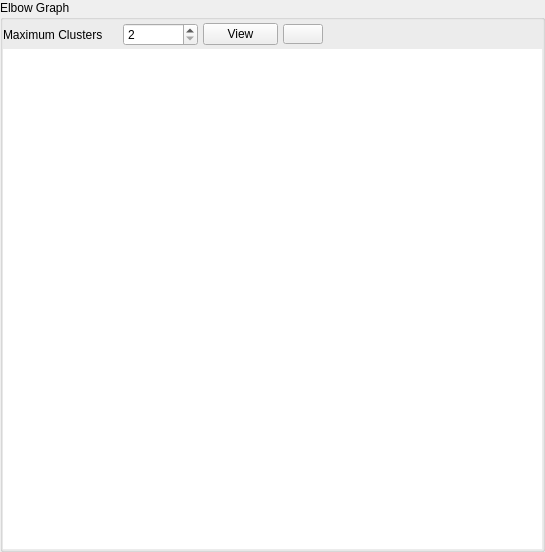
<?xml version="1.0" encoding="UTF-8"?>
<ui version="4.0">
 <class>Form</class>
 <widget class="QWidget" name="Form">
  <property name="geometry">
   <rect>
    <x>0</x>
    <y>0</y>
    <width>545</width>
    <height>543</height>
   </rect>
  </property>
  <property name="windowTitle">
   <string>Form</string>
  </property>
  <layout class="QVBoxLayout" name="verticalLayout">
   <property name="leftMargin">
    <number>0</number>
   </property>
   <property name="topMargin">
    <number>0</number>
   </property>
   <property name="rightMargin">
    <number>0</number>
   </property>
   <property name="bottomMargin">
    <number>0</number>
   </property>
   <item>
    <widget class="QgsCollapsibleGroupBox" name="wssGroupBox">
     <property name="title">
      <string>Elbow Graph</string>
     </property>
     <property name="collapsed">
      <bool>false</bool>
     </property>
     <layout class="QGridLayout" name="gridLayout">
      <property name="leftMargin">
       <number>0</number>
      </property>
      <property name="topMargin">
       <number>3</number>
      </property>
      <property name="rightMargin">
       <number>0</number>
      </property>
      <property name="bottomMargin">
       <number>0</number>
      </property>
      <property name="horizontalSpacing">
       <number>5</number>
      </property>
      <property name="verticalSpacing">
       <number>3</number>
      </property>
      <item row="0" column="0">
       <widget class="QLabel" name="label">
        <property name="maximumSize">
         <size>
          <width>115</width>
          <height>16777215</height>
         </size>
        </property>
        <property name="text">
         <string>Maximum Clusters </string>
        </property>
       </widget>
      </item>
      <item row="0" column="1">
       <widget class="QSpinBox" name="maxK">
        <property name="sizePolicy">
         <sizepolicy hsizetype="Preferred" vsizetype="Fixed">
          <horstretch>0</horstretch>
          <verstretch>0</verstretch>
         </sizepolicy>
        </property>
        <property name="minimumSize">
         <size>
          <width>50</width>
          <height>0</height>
         </size>
        </property>
        <property name="maximumSize">
         <size>
          <width>75</width>
          <height>16777215</height>
         </size>
        </property>
        <property name="buttonSymbols">
         <enum>QAbstractSpinBox::UpDownArrows</enum>
        </property>
        <property name="minimum">
         <number>2</number>
        </property>
        <property name="maximum">
         <number>9999999</number>
        </property>
       </widget>
      </item>
      <item row="0" column="2">
       <widget class="QPushButton" name="wssBtn">
        <property name="sizePolicy">
         <sizepolicy hsizetype="Preferred" vsizetype="Fixed">
          <horstretch>0</horstretch>
          <verstretch>0</verstretch>
         </sizepolicy>
        </property>
        <property name="maximumSize">
         <size>
          <width>75</width>
          <height>16777215</height>
         </size>
        </property>
        <property name="text">
         <string>View</string>
        </property>
       </widget>
      </item>
      <item row="0" column="3" alignment="Qt::AlignLeft">
       <widget class="QPushButton" name="browserBtn">
        <property name="sizePolicy">
         <sizepolicy hsizetype="Preferred" vsizetype="Fixed">
          <horstretch>0</horstretch>
          <verstretch>0</verstretch>
         </sizepolicy>
        </property>
        <property name="maximumSize">
         <size>
          <width>40</width>
          <height>20</height>
         </size>
        </property>
        <property name="text">
         <string/>
        </property>
        <property name="icon">
         <iconset>
          <normaloff>../icons/browser.svg</normaloff>../icons/browser.svg</iconset>
        </property>
       </widget>
      </item>
      <item row="1" column="0" colspan="4">
       <widget class="QWidget" name="wss_panel" native="true">
        <property name="enabled">
         <bool>true</bool>
        </property>
        <property name="minimumSize">
         <size>
          <width>0</width>
          <height>500</height>
         </size>
        </property>
        <property name="styleSheet">
         <string notr="true">background-color: rgb(255, 255, 255);
border-color: rgb(255, 255, 255);</string>
        </property>
       </widget>
      </item>
     </layout>
    </widget>
   </item>
  </layout>
 </widget>
 <customwidgets>
  <customwidget>
   <class>QgsCollapsibleGroupBox</class>
   <extends>QGroupBox</extends>
   <header>qgscollapsiblegroupbox.h</header>
   <container>1</container>
  </customwidget>
 </customwidgets>
 <resources/>
 <connections/>
</ui>
